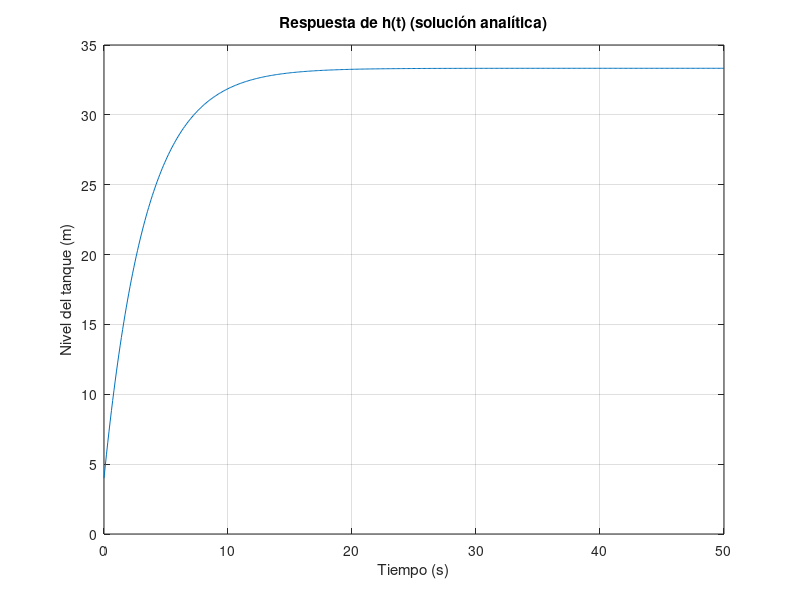
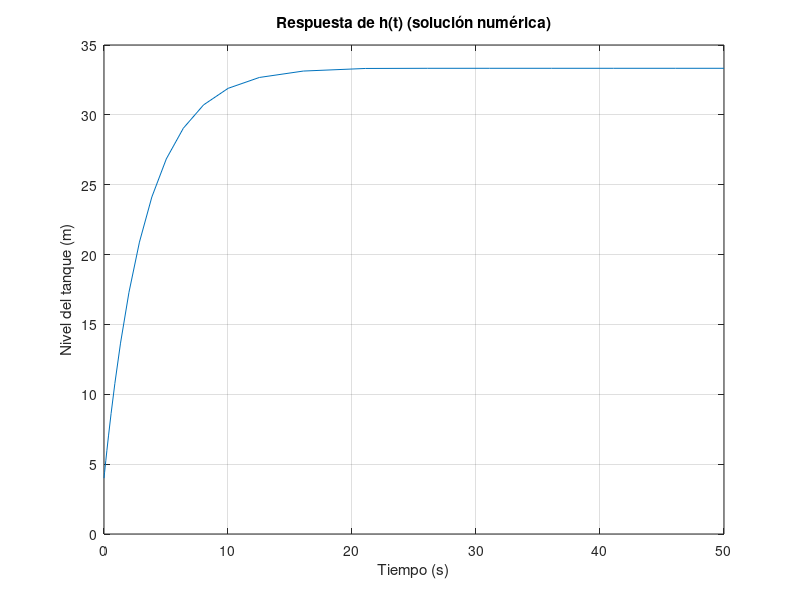

These figures' MATLAB source, in order:
% Modelos y Simulación
% Tema: modelo lineal de nivel
% Autor: Gianfranco Salomone
 
clc;
clear all;

% U0:      acción externa  [m^3/s]
% tfinal:  tiempo final    [s]
% h0:      nivel inicial   [m]

% k:       cte de prop     [m^2/s] (se deduce!)
% C:       sección tanque  [m^2]

% Inicialización de variables:
U0 = 10;
tfinal = 50;
h0 = 4;

% Constantes del sistema:
k = 0.3;
C = 1;

% ---------------- Simulación con expresión analítica ----------------
t_analitica = 0:.1:50;

% Expresión analítica de la solución de la ecuación diferencial.
h_analitica = U0/k + (h0 - U0/k) * exp(-k*t_analitica/C);

figure(1);
plot(t_analitica, h_analitica);
title('Respuesta de h(t) (solución analítica)');
xlabel('Tiempo (s)');
ylabel('Nivel del tanque (m)');
 
grid;

% ---------------- Simulación numérica ----------------
% Se define la ecuación diferencial
% primero la var indep, luego la dependiente
dh = @(t,h) -k*h/C + U0/C  % Es una función paramétrica
 
% Es posible evaluar la función paramétrica
% para t = 3, h = 4
dh(3,4)

% Array de puntos que cumplen con la condición de la función paramétrica
tspan = [0, tfinal]
[t, h] = ode23(dh, tspan, h0);

% Gráfica de la función y, una vez resuelta la ecuación diferencial:
figure(2);
plot(t, h);
title('Respuesta de h(t) (solución numérica)');
xlabel('Tiempo (s)');
ylabel('Nivel del tanque (m)');
 
grid;
